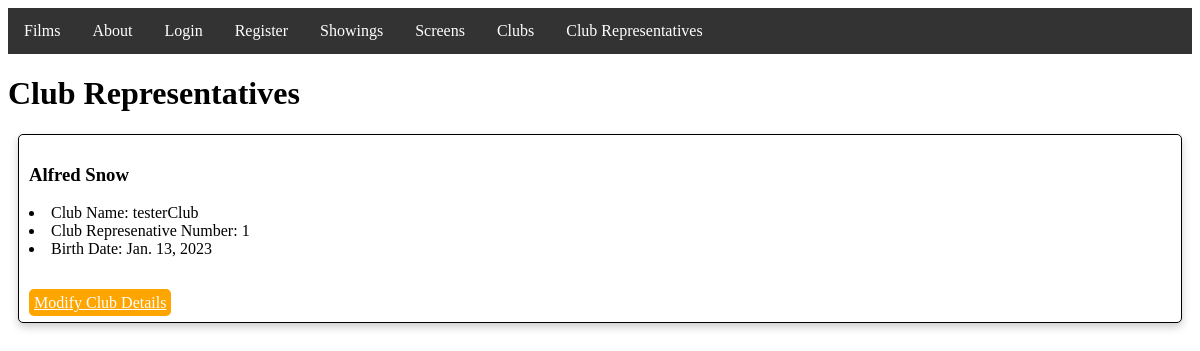
/club_representatives, run on the app's committed database.
### UWEFlix/models.py (models this page shows, shortened)
class ClubRepresentative(models.Model):
    club = models.OneToOneField(Club, on_delete=models.CASCADE, related_name='clubRep')
    first_name = models.CharField(max_length=255)
    last_name = models.CharField(max_length=255)
    birth_date = models.DateField()
    club_representative_number = models.IntegerField(unique=True)
    class Meta:
        ordering = ['first_name']

class Club(models.Model):
    address = models.ForeignKey(Address, on_delete=models.CASCADE, null=True)
    contact_details = models.ForeignKey(ContactDetails, on_delete=models.CASCADE, null=True)
    club_name = models.CharField(max_length=255)

### UWEFlix/views.py (the view)
# urls.py: path('club_representatives', views.show_clubs_reps, name='club_representatives'),
def show_clubs_reps(request):
    queryset = ClubRepresentative.objects.all()
    return render(request, 'UWEFlix/club_representatives.html', {
        'club_reps': list(queryset)
    })

### UWEFlix/templates/UWEFlix/club_representatives.html
{% extends 'UWEFlix/navbar.html' %}
{% block content %}
<html>
  <head>
    <link rel="stylesheet" href="/static/films.css">
  </head>
  <body>
    <h1>Club Representatives</h1>
      {% for club_rep in club_reps %}
        <div class="film-box">
          <div>
            <h3>{{ club_rep.first_name }} {{ club_rep.last_name }}</h3>
            <li>Club Name: {{ club_rep.club.club_name }}</li>
            <li>Club Represenative Number: {{ club_rep.club_representative_number }}</li>
            <li>Birth Date: {{ club_rep.birth_date }}</li>
            <br><br>
            <a href="#" class="btn btn-secondary modify-film-btn">Modify Club Details</a>
          </div>
        </div>
          <br><br>
      {% endfor %}
  </body>
</html>
{% endblock %}

### UWEFlix/static/films.css (style rules this page uses)
.film-box { border: 1px solid black; padding: 10px; margin: 10px; box-shadow: 0 4px 8px 0 rgba(0, 0, 0, 0.2); transition: 0.3s; border-radius: 5px; background-color: white; }
.modify-film-btn { background-color: #ffa500; color: white; padding: 5px; font-size: 16px; border-radius: 5px; margin-right: 10px; }

### data on the page
ClubRepresentative: first_name "Alfred", last_name "Snow", club.club_name "testerClub", club_representative_number "1", birth_date "Jan. 13, 2023"
